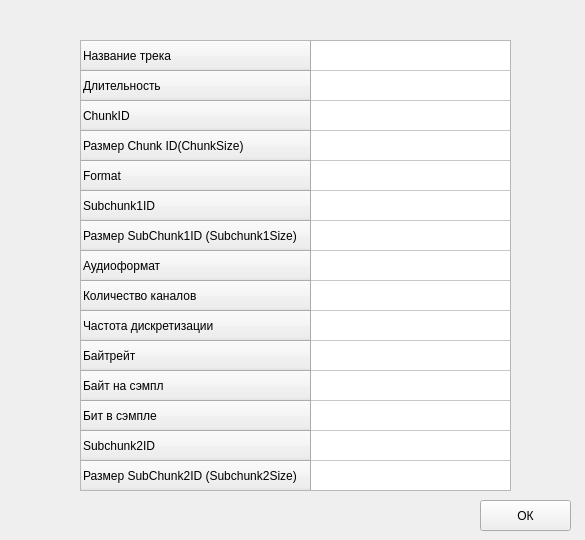
<?xml version="1.0" encoding="UTF-8"?>
<ui version="4.0">
 <class>FrameHeader</class>
 <widget class="QMainWindow" name="FrameHeader">
  <property name="geometry">
   <rect>
    <x>0</x>
    <y>0</y>
    <width>585</width>
    <height>540</height>
   </rect>
  </property>
  <property name="minimumSize">
   <size>
    <width>585</width>
    <height>540</height>
   </size>
  </property>
  <property name="maximumSize">
   <size>
    <width>585</width>
    <height>540</height>
   </size>
  </property>
  <property name="windowTitle">
   <string>Информация об аудиофайле</string>
  </property>
  <property name="windowIcon">
   <iconset>
    <normaloff>../icons/header.png</normaloff>../icons/header.png</iconset>
  </property>
  <widget class="QWidget" name="centralwidget">
   <widget class="QTableWidget" name="tableInfo">
    <property name="geometry">
     <rect>
      <x>80</x>
      <y>40</y>
      <width>431</width>
      <height>451</height>
     </rect>
    </property>
    <property name="font">
     <font>
      <pointsize>9</pointsize>
     </font>
    </property>
    <property name="layoutDirection">
     <enum>Qt::LeftToRight</enum>
    </property>
    <property name="verticalScrollBarPolicy">
     <enum>Qt::ScrollBarAlwaysOff</enum>
    </property>
    <property name="horizontalScrollBarPolicy">
     <enum>Qt::ScrollBarAlwaysOff</enum>
    </property>
    <property name="autoScroll">
     <bool>false</bool>
    </property>
    <property name="textElideMode">
     <enum>Qt::ElideMiddle</enum>
    </property>
    <property name="cornerButtonEnabled">
     <bool>true</bool>
    </property>
    <attribute name="horizontalHeaderVisible">
     <bool>false</bool>
    </attribute>
    <attribute name="horizontalHeaderDefaultSectionSize">
     <number>204</number>
    </attribute>
    <row>
     <property name="text">
      <string>Название трека</string>
     </property>
     <property name="textAlignment">
      <set>AlignLeading|AlignVCenter</set>
     </property>
    </row>
    <row>
     <property name="text">
      <string>Длительность</string>
     </property>
    </row>
    <row>
     <property name="text">
      <string>ChunkID</string>
     </property>
     <property name="textAlignment">
      <set>AlignLeading|AlignVCenter</set>
     </property>
    </row>
    <row>
     <property name="text">
      <string>Размер Chunk ID(ChunkSize)</string>
     </property>
     <property name="textAlignment">
      <set>AlignLeading|AlignVCenter</set>
     </property>
    </row>
    <row>
     <property name="text">
      <string>Format</string>
     </property>
    </row>
    <row>
     <property name="text">
      <string>Subchunk1ID</string>
     </property>
    </row>
    <row>
     <property name="text">
      <string>Размер SubChunk1ID (Subchunk1Size)</string>
     </property>
    </row>
    <row>
     <property name="text">
      <string>Аудиоформат</string>
     </property>
    </row>
    <row>
     <property name="text">
      <string>Количество каналов</string>
     </property>
    </row>
    <row>
     <property name="text">
      <string>Частота дискретизации</string>
     </property>
    </row>
    <row>
     <property name="text">
      <string>Байтрейт</string>
     </property>
    </row>
    <row>
     <property name="text">
      <string>Байт на сэмпл</string>
     </property>
    </row>
    <row>
     <property name="text">
      <string>Бит в сэмпле</string>
     </property>
    </row>
    <row>
     <property name="text">
      <string>Subchunk2ID</string>
     </property>
    </row>
    <row>
     <property name="text">
      <string>Размер SubChunk2ID (Subchunk2Size)</string>
     </property>
    </row>
    <column>
     <property name="text">
      <string>Значение</string>
     </property>
     <property name="textAlignment">
      <set>AlignCenter</set>
     </property>
    </column>
    <item row="0" column="0">
     <property name="text">
      <string/>
     </property>
     <property name="textAlignment">
      <set>AlignLeading|AlignVCenter</set>
     </property>
    </item>
   </widget>
   <widget class="QPushButton" name="buttonOk">
    <property name="geometry">
     <rect>
      <x>480</x>
      <y>500</y>
      <width>91</width>
      <height>31</height>
     </rect>
    </property>
    <property name="text">
     <string>ОК</string>
    </property>
   </widget>
  </widget>
 </widget>
 <resources/>
 <connections/>
</ui>
